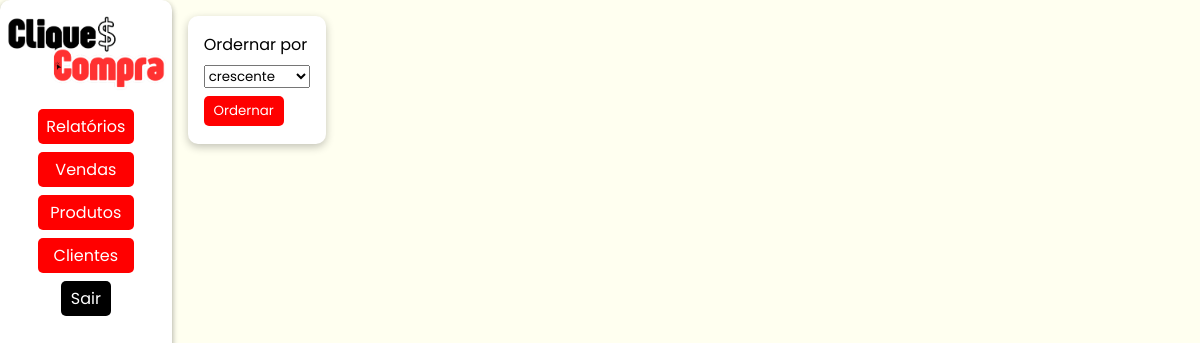
Page /vendas/ on the earlier database version.
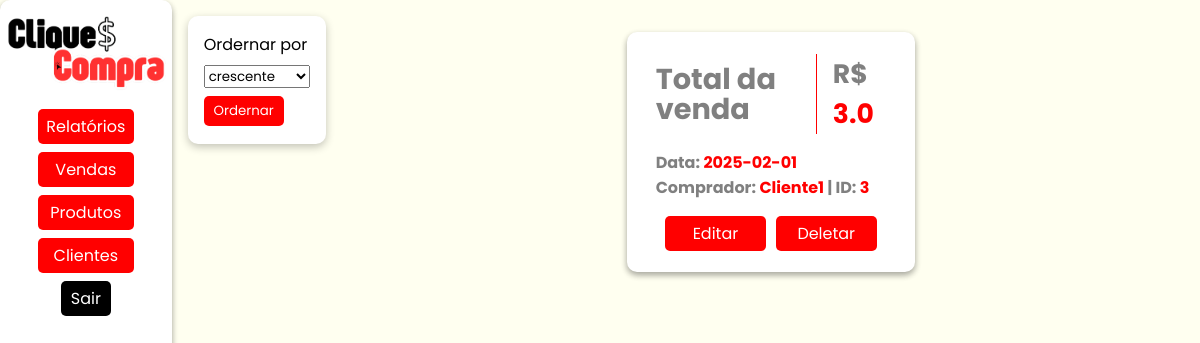
Same page on the later database version.
### models/vendas.py (models this page shows, shortened)
class Venda(Base):
    __tablename__ = 'tb_vendas'
    ven_id: Mapped[int] = mapped_column(primary_key=True, autoincrement=True)
    ven_data: Mapped[str] = mapped_column(nullable=False)
    ven_total: Mapped[float] = mapped_column(nullable=False)
    ven_cli_id: Mapped[int] = mapped_column(ForeignKey('tb_clientes.cli_id'))
    clientes: Mapped[List["Cliente"]] = relationship("Cliente", back_populates='vendas')

### models/clientes.py (models this page shows, shortened)
class Cliente(Base, UserMixin):
    __tablename__ = 'tb_clientes'
    cli_id:Mapped[int] = mapped_column(primary_key = True, autoincrement=True)
    cli_nome:Mapped[str] = mapped_column(nullable=False)
    cli_email:Mapped[str] = mapped_column(unique = True, nullable=False)
    cli_telefone:Mapped[str] = mapped_column(nullable=False)
    cli_endereco:Mapped[str] = mapped_column(nullable=False)
    vendas: Mapped[list["Venda"]] = relationship("Venda", back_populates="clientes", cascade="all, delete-orphan")
    @classmethod
    def all(cls, ordem = "crescente"):
        if ordem == "crescente":
            direcao = "ASC"
        elif ordem == "decrescente":
            direcao = "DESC"
        sql = text(f"SELECT * FROM tb_clientes ORDER BY cli_nome {direcao}")
        clientes = session.execute(sql).fetchall()
        return clientes

### controllers/vendas.py (the view)
@venda_bp.route('/', methods=['POST', 'GET'])
def view():
    if request.method == 'POST':
        ordem = request.form['ordem']
        vendas = Venda.all(ordem=ordem)
    elif request.method == 'GET':
        sql = text(f"SELECT * FROM tb_vendas JOIN tb_clientes ON ven_cli_id = cli_id")
        vendas = session.execute(sql)
    return render_template('vendas/view.html', vendas = vendas)

### templates/vendas/view.html (shortened to what this page needs)
{% extends "model.html" %}
{% block head_extras %}
<link rel="stylesheet" href="{{ url_for('static', filename='style/model.css') }}">
<link rel="stylesheet" href="{{ url_for('static', filename='style/itens.css') }}">
{% endblock %}
{% block content %}
<nav>
    <img src="../../static/assets/cliqueconta.png" alt="Logo do CliqueCompra">
    <div class="links">
        <div class="dropdown">
            <button class="dropdown-button" onclick="toggleDropdown('relatorios-menu')">Relatórios</button>
        </div>
        <div class="dropdown">
            <button class="dropdown-button" onclick="toggleDropdown('vendas-menu')">Vendas</button>
        </div>
        <div class="dropdown">
            <button class="dropdown-button" onclick="toggleDropdown('produtos-menu')">Produtos</button>
        </div>
        <div class="dropdown">
            <button class="dropdown-button" onclick="toggleDropdown('clientes-menu')">Clientes</button>
        </div>
        <a class='sair' href="{{url_for('cliente.logout')}}">Sair</a>
    </div>
</nav>
<div class="filtro">
    <span>Ordernar por</span>
    <form action="{{url_for('venda.view')}}" method="post">
        <select name="ordem" id="filtro-cli">
            <option value="crescente">crescente</option>
        </select>
        <button type="submit">Ordernar</button>
    </form>
</div>
<div id="produto">
    <ol class="itens">
        {%if vendas%}
            {% for venda in vendas %}
                <li class="item venda">
                    <div class="p-e venda">
                        <h2 id="tit_total">Total da venda</h2>
                        <h2 id="preco"><span style="color: gray;">R$ </span>{{venda.ven_total}}</h2>
                    </div>
                    <div class="dados">
                        <h2>Data: <span style="color: red;">{{venda.ven_data}}</span></h2>
                        <h2>Comprador: <span style="color: red;">{{venda.cli_nome}}</span> | ID: <span style="color: red;">{{venda.cli_id}}</span></h2>
                    </div>
                    <div class="links-p">
                        <a href="{{url_for('venda.edit', venda_id=venda.ven_id)}}">Editar</a>
                        <a href="#" onclick="return confirmarDeletar('{{url_for('venda.remove', venda_id=venda.ven_id)}}')">Deletar</a>
                    </div>
                </li>
            {% endfor %}
        {%else%}
            <h1>Nada foi vendido ainda :(</h1>
        {%endif%}
    </ol>
</div>
{% endblock %}

### templates/model.html (shortened to what this page needs)
<!DOCTYPE html>
<html lang="en">
<head>
    {% block head_extras %}
    {% endblock %}
</head>
<body>
    {% block content %}{% endblock %}
</body>
</html>

### static/style/model.css (style rules this page uses)
* { padding: 0; margin: 0; box-sizing: border-box; font-family: "Poppins", serif; }
body { display: flex; min-width: 100vw; height: 100%; background-color: #FFFFF0; }
.dropdown { width: 100%; display: flex; flex-direction: column; align-items: center; justify-content: center; }

Differences in the rows shown:
added Venda: ven_total "3.0", ven_data "2025-02-01", cli_nome "Cliente1", cli_id "3"
